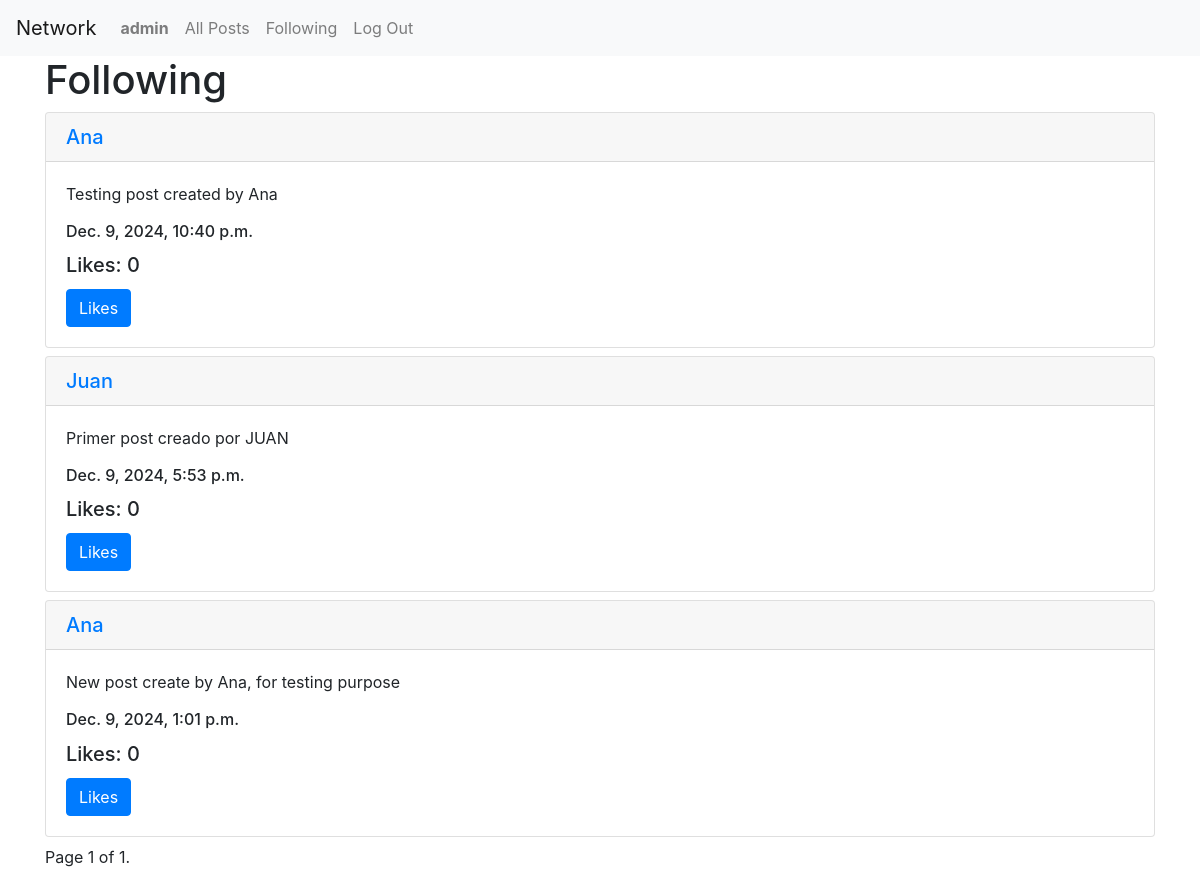
The page /following (signed in) on the database its author committed.
### network/models.py (models this page shows, shortened)
class User(AbstractUser):
    pass

class Post(models.Model):
    user = models.ForeignKey(User, on_delete=models.CASCADE, related_name="posts")
    content = models.TextField()
    timestamp = models.DateTimeField(default=now)
    likes = models.ManyToManyField(User, related_name="liked_posts", blank=True)
    def like_count(self):
        return self.likes.count()

### network/views.py (the view)
# urls.py: path("following", views.following, name="following"),
@login_required
def following(request):
    user = User.objects.get(username=request.user.username)
    following_users = user.following.values_list('followed', flat=True)
    posts = Post.objects.filter(user__id__in=following_users).order_by("-timestamp")
    paginator = Paginator(posts, 10)
    page_number = request.GET.get("page")
    list_posts = paginator.get_page(page_number)
    return render(request, "network/following.html", {
        "posts": list_posts,
    })

### network/templates/network/following.html (shortened to what this page needs)
{% extends "network/layout.html" %}
{% block body %}
    <div  class="container">
    <h1>Following</h1>
    <div id="posts-container">
      {% for post in posts %}
      <div class="card my-2">
        <a href="{% url 'profile_page' post.user.username %}">
          <h5 class="card-header">{{post.user.username}}</h5>
        </a>
        <div class="card-body">
            <p class="card-text">{{post.content}}</p>
            <h6 class="card-title">{{post.timestamp}}</h6>
          <h5 class="card-title">Likes: {{post.like_count}}</h5>
          <button class="btn btn-primary">Likes</button>
        </div>
      </div>
      {% endfor %}
      <div class="pagination">
        <span class="step-links">
            <span class="current">
                Page {{ posts.number }} of {{ posts.paginator.num_pages }}.
            </span>
        </span>
    </div>
    </div>
    </div>
{% endblock %}

### network/templates/network/layout.html (shortened to what this page needs)
{% load static %}
<!DOCTYPE html>
<html lang="en">
    <head>
        <link rel="stylesheet" href="https://stackpath.bootstrapcdn.com/bootstrap/4.4.1/css/bootstrap.min.css">
        <link href="{% static 'network/styles.css' %}" rel="stylesheet">
    </head>
    <body>
        <nav class="navbar navbar-expand-lg navbar-light bg-light">
            <a class="navbar-brand" href="{% url 'index' %}">Network</a>
            <div>
              <ul class="navbar-nav mr-auto">
                {% if user.is_authenticated %}
                    <li class="nav-item">
                        <a class="nav-link" href="{% url 'profile_page' user.username %}"><strong>{{ user.username }}</strong></a>
                    </li>
                {% endif %}
                <li class="nav-item">
                  <a class="nav-link" href="{% url 'all_posts' %}">All Posts</a>
                </li>
                {% if user.is_authenticated %}
                    <li class="nav-item">
                        <a class="nav-link" href="{% url 'following' %}">Following</a>
                    </li>
                    <li class="nav-item">
                        <a class="nav-link" href="{% url 'logout' %}">Log Out</a>
                    </li>
                {% endif %}
              </ul>
            </div>
          </nav>
        <div class="body">
            {% block body %}
            {% endblock %}
        </div>
    </body>
</html>

### rows shown on the page
User: username "admin"
Post: user.username "Ana", content "Testing post created by Ana", timestamp "Dec. 9, 2024, 10:40 p.m.", like_count "0"
Post: user.username "Juan", content "Primer post creado por JUAN", timestamp "Dec. 9, 2024, 5:53 p.m.", like_count "0"
Post: user.username "Ana", content "New post create by Ana, for testing purpose", timestamp "Dec. 9, 2024, 1:01 p.m.", like_count "0"

### other values the page prints
{{ posts.number }} "1"
{{ posts.paginator.num_pages }} "1"
